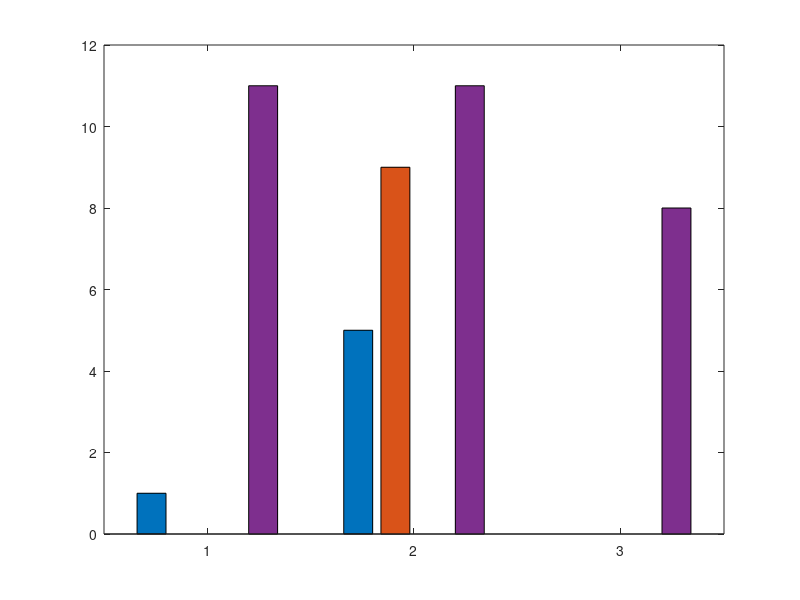

The MATLAB source for this figure:
%%%%%%%%%%%%%%%%%%%%%%%%%%%%%%%%%%%%%%%%%%%%%%%%%%%%%%%%%%%%%%%%%%%%%%%%%%%%%%%%
% OPTSOLVERINTERFACE
% DATE: 20/05/2023
% AUTHOR: BRUNO BARBOSA DO AMARAL
%
% DESCRIPTION: BUILDS AN OPTIMIZATION PROBLEM IN MEMORY AND PROVIDES
% ITS REPRESENTATION TO SPECIFIC OPTIMIZATION SOFTWARE
%%%%%%%%%%%%%%%%%%%%%%%%%%%%%%%%%%%%%%%%%%%%%%%%%%%%%%%%%%%%%%%%%%%%%%%%%%%%%%%%
clc; clear; close all;

% Macros
VAR_TYPE_CONT  = 0;
CTR_TYPE_EQUAL = 0;

function [upt_struct, var_pointer] = add_var(lower_bound, upper_bound, obj_val, var_type, struct)

  % Copy struct content
  upt_struct = struct;

  % Increment structure size
  var_pointer = upt_struct.size;
  upt_struct.size = upt_struct.size + 1;

  upt_struct.lb(upt_struct.size)   = lower_bound;
  upt_struct.ub(upt_struct.size)   = upper_bound;
  upt_struct.obj(upt_struct.size)  = obj_val;
  upt_struct.type(upt_struct.size) = var_type;

end

function [upt_struct, ctr_pointer] = add_ctr(lower_bound, upper_bound, ctr_type, struct)

  % Copy struct content
  upt_struct = struct;

  % Increment structure size
  ctr_pointer = upt_struct.size;
  upt_struct.size = upt_struct.size + 1;

  upt_struct.lb(upt_struct.size)   = lower_bound;
  upt_struct.ub(upt_struct.size)   = upper_bound;
  upt_struct.type(upt_struct.size) = ctr_type;

end

function upt_struct = add_var_to_ctr(coef, var_pointer, ctr_pointer, struct)

  % Copy struct content
  upt_struct = struct;

  upt_struct.var(ctr_pointer,var_pointer) = coef;
end

function [opt_sol, opt_obj, error, info] = solve_glpk_prob(sense, optvar, optctr)

  % Temp
  VAR_TYPE_CONT  = 0;
  CTR_TYPE_EQUAL = 0;

  % 1 for min/-1 for max
  prob_type = sense;

  % Matrices
  A = optctr.var;
  b = [];

  ctr_type = "";
  for i = 1:optctr.size
    % Configuring constraint type (= -> S,>= -> L,<= -> U, <= >= -> D, Free -> F)
    if (optctr.type == CTR_TYPE_EQUAL)
      ctr_type = strcat(ctr_type,"S");
      b(i) = optctr.lb(i);
    end
  end

  var_type = "";
  for i = 1:optvar.size
    % Configuring variable type
    if (optvar.type == VAR_TYPE_CONT)
      var_type = strcat(var_type,"C");
    end
  end
  var_lower_bounds = optvar.lb;
  var_upper_bounds = optvar.ub;

  % Other parameters
  param.msglev=1;
  param.itlim=100;

  % Solving optimization problem
  [opt_sol, opt_obj, error, info] = glpk(optvar.obj, A, b,...
   var_lower_bounds, var_upper_bounds, ctr_type, var_type, prob_type, param);

end

% Add variables
optvar.size = 0;
optvar.lb   = [];
optvar.lb   = [];
optvar.type = [];

optctr.size = 0;
optctr.lb   = [];
optctr.up   = [];
optctr.type = [];

%%%%%%%%%%%%%%%%%%%%%%%%%%%%%%%%%%%%%%%%%%%%%%%%%%%%%%%%%%%%%%%%%%%%%%%%%%%%%%%%
% Example - Thermal dispatch
%%%%%%%%%%%%%%%%%%%%%%%%%%%%%%%%%%%%%%%%%%%%%%%%%%%%%%%%%%%%%%%%%%%%%%%%%%%%%%%%

%nthermal = 3;
nthermal = 4;

% Capacities [MW]
max_cap = zeros(nthermal,1);
max_cap(1) = 5.0;
max_cap(2) = 10.0;
max_cap(3) = 18.0;
max_cap(4) = 11.0;

% Operation costs (k$/MW)
thermal_ope_costs = zeros(nthermal,1);
thermal_ope_costs(1) = 10.0;
thermal_ope_costs(2) = 15.0;
thermal_ope_costs(3) = 30.0;
thermal_ope_costs(4) = 8.0;

% Demand [MW]
nblocks = 3;
electrical_demand = zeros(nblocks,1);
electrical_demand(1) = 12.0;
electrical_demand(2) = 25.0;
electrical_demand(3) = 8.0;

var_thermal_pointer = optvar.size;
for i = 1:nthermal
  for j = 1:nblocks
    optvar = add_var(0,max_cap(i),thermal_ope_costs(i),VAR_TYPE_CONT,optvar);
  end
end

ctr_demand_balance_pointer = optctr.size;
for i = 1:nblocks
  optctr = add_ctr(electrical_demand(i), ...
                   electrical_demand(i), ...
                   CTR_TYPE_EQUAL,       ...
                   optctr);
end
optctr.var = zeros(optctr.size,optvar.size);

fprintf("=======================================================================\n");
fprintf("Variables' structure attributes: \n");
fprintf("=======================================================================\n");
fprintf("Size: %d\n",optvar.size);
fprintf("Types:\n")
disp(optvar.type);
fprintf("Lower bounds:\n")
disp(optvar.lb);
fprintf("Upper bounds:\n")
disp(optvar.ub);
fprintf("Objective function coefficients:\n")
disp(optvar.obj);
disp("");

fprintf("=======================================================================\n");
fprintf("Constraints' structure attributes: \n");
fprintf("=======================================================================\n");
fprintf("Size: %d\n",optctr.size);
fprintf("Lower bounds:\n")
disp(optctr.lb);
fprintf("Upper bounds:\n")
disp(optctr.ub);

fprintf("Types:\n")
disp(optctr.type);
disp("");

% Associates variables to each constraint
for i = 1:nblocks
  demand_ctr_index = ctr_demand_balance_pointer + i;
  for j = 1:nthermal
    coef = 1.0;
    thermal_var_index = var_thermal_pointer + (j - 1) * nblocks + i ;
    optctr = add_var_to_ctr(coef,thermal_var_index,demand_ctr_index,optctr);
  end
end

fprintf("=======================================================================\n");
fprintf("Constraint parameters: \n")
fprintf("=======================================================================\n");
for i=1:size(optctr.var, 1)
  for j=1:size(optctr.var, 2)
    fprintf("%3.3f  ", optctr.var(i,j))
  end
  fprintf("  | %3.3f \n", optctr.ub(i))
end


[opt_sol, opt_obj, error, info] = solve_glpk_prob(1,optvar,optctr);

% Display results
disp("");
fprintf("=======================================================================\n");
fprintf("Results\n");
fprintf("=======================================================================\n");
if (error==0)
  resp="No";
  fprintf("Error in solution? %s\n", resp)
end
fprintf("\n");

fprintf("Optimal obj. function value: k$ %3.3f\n", opt_obj)
fprintf("Optimal solution:\n")
for j = 1:nblocks
  for i = 1:nthermal
    sol_index = var_thermal_pointer + (i - 1) * nblocks + j;
    fprintf("Output of plant %d for block %d: %3.3f MWh\n", [i, j, opt_sol(sol_index)])
  end
end
fprintf("\n");

fprintf("=======================================================================\n");
fprintf("Sensibility analysis\n")
fprintf("=======================================================================\n");
disp("");

fprintf("Marginal costs: \n")
for i=1:length(info.lambda)
  fprintf("Constraint %d: %3.3f\n", [i, info.lambda(i)])
end
disp("");

fprintf("Reduced costs (variable marginal costs): \n")
for i=1:length(info.redcosts)
  fprintf("Variable %d: %3.3f\n", [i, info.redcosts(i)])
end

% Plotting thermal generation
thermal_generation = zeros(nblocks,nthermal);

for i = 1:nthermal
  for j = 1:nblocks
    sol_index = var_thermal_pointer + (i - 1) * nblocks + j;
    thermal_generation(j,i) = opt_sol(sol_index);
  end
end
bar(thermal_generation);
